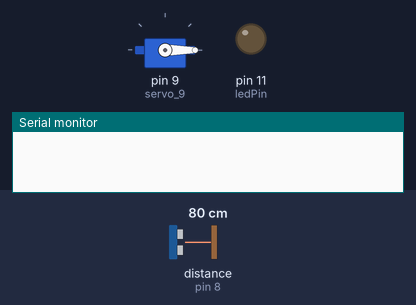
Recording of a sketch running on a simulated Arduino Uno, built with avr-gcc and run on an emulated ATmega328P. On the bench: servo, output pins drawn as LEDs (lit = HIGH), the last lines printed to the serial monitor. Wiring (inferred from the names in the program): ultrasonic range finder: trigger pin 10; echo pin 8. The test bench sets the inputs (shaded band); at power-on: distance to the obstacle (sensor on pin 8) 80 cm. The echo pulse lasts 58.3 µs per cm; pins used as bus, display or sensor lines are not drawn.

Above: at 0.01 s.
1.3 s: distance to the obstacle (sensor on pin 8) set to 4 cm
At 2.1 s:
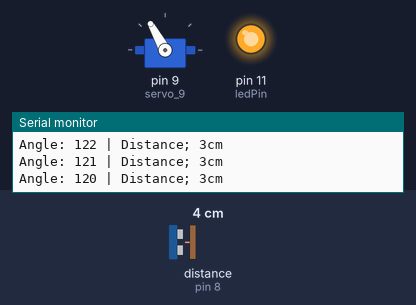
4.3 s: distance to the obstacle (sensor on pin 8) set to 120 cm
At 5.0 s:
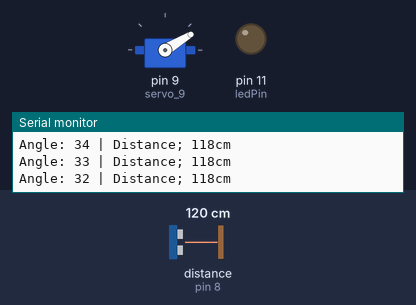
7.3 s: distance to the obstacle (sensor on pin 8) set to 250 cm
10.3 s: distance to the obstacle (sensor on pin 8) set to 2 cm
At 13.01 s:
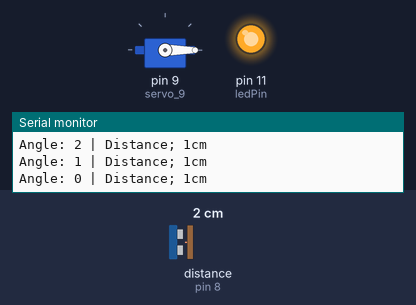
13.3 s: distance to the obstacle (sensor on pin 8) set to 60 cm
16.3 s: distance to the obstacle (sensor on pin 8) set to 299 cm
At 16.52 s:
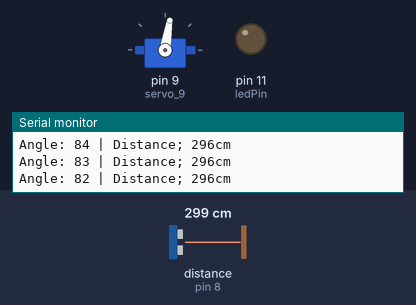
Timing chart, 0 to 20.3 s (numbered marks = the images above; inputs shaded):
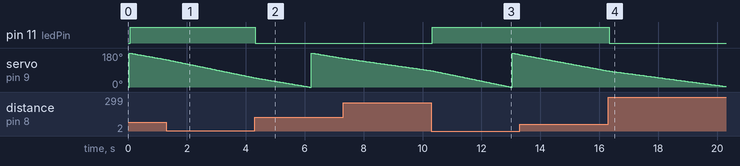

Measured:
- after the input at 4.3 s, pin 11 (ledPin): HIGH → LOW at once
- after the input at 10.3 s, pin 11 (ledPin): LOW → HIGH at once
- after the input at 16.3 s, pin 11 (ledPin): HIGH → LOW at once

The sketch:

arduino_ultrasonic_radar.ino
```cpp
#include <Servo.h>

Servo servo_9;

int trigPin = 10;
int echoPin = 8;
int ledPin = 11;

int distance;
long duration;
int angle =0;

void setup()
{
pinMode(trigPin, OUTPUT);
pinMode(echoPin, INPUT);
pinMode(ledPin, OUTPUT);

servo_9.attach(9);
Serial.begin(9600);

}

void loop() {

for (angle =0; angle <= 180; angle++) {

servo_9.write(angle);
delay(30);

digitalWrite(trigPin,LOW);
delayMicroseconds(2);
digitalWrite(trigPin,HIGH);
delayMicroseconds(10);
digitalWrite(trigPin,LOW);

duration = pulseIn(echoPin,HIGH);
distance = duration * 0.034 / 2;

Serial.print("Angle: ");
Serial.print(angle);
Serial.print(" | Distance; ");
Serial.print(distance);
Serial.println("cm");

for (angle =180; angle >= 0; angle--) {

servo_9.write(angle);
delay(30);

digitalWrite(trigPin, LOW);
delayMicroseconds(2);
digitalWrite(trigPin, HIGH);
delayMicroseconds(10);
digitalWrite(trigPin, LOW);

duration = pulseIn(echoPin, HIGH);
distance = duration * 0.034 / 2;

Serial.print("Angle: ");
Serial.print(angle);
Serial.print(" | Distance; ");
Serial.print(distance);
Serial.println("cm");

if (distance > 0 && distance <= 100) {

digitalWrite(ledPin, HIGH);

}
else
{
digitalWrite(ledPin, LOW);
}
}
}
}
```
